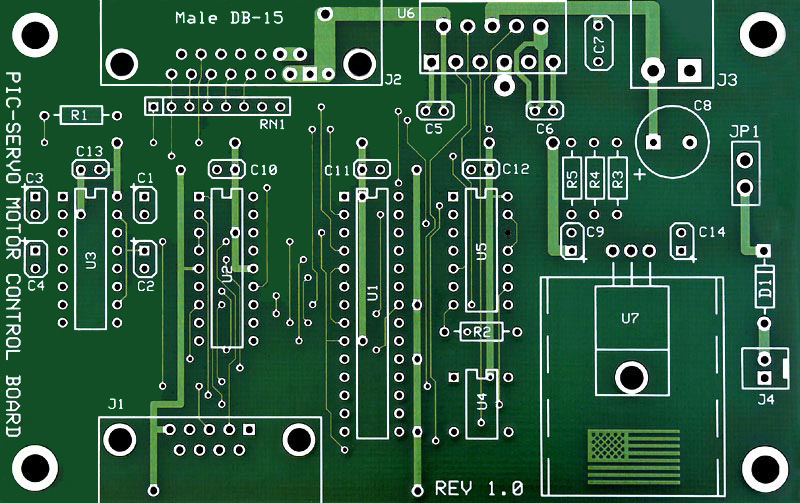
%> input picture lab4/PCB.jpg, 800 x 503 px; the run also reads 1 picture not shown here
$ octave lab4_6110450103.m   (GNU Octave 9; MATLAB toolbox functions it lacks are replaced by stand-ins)
%> lines starting %> are read from the running program, lines starting %| are printed output that depends on the picture; in (x1, y1, x2, y2) boxes, pixels count from 0 and x2, y2 are one past the last pixel; in counts of white or black regions, pixels touching at a corner belong together; the program's own positions count from 1
im1 = imread('PCB.jpg') ;
%> im1 is the input picture: size 503x800x3 uint8; mean R, G, B 47, 92.9, 65.7
im2 = imread('PCB_bonus.jpg');
im3 = imread('PCB_template.bmp');
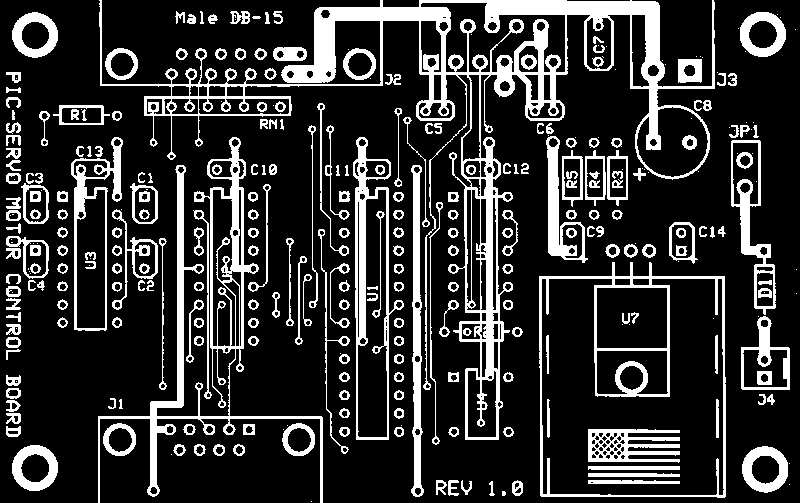
%> input picture lab4/PCB_template.bmp, 800 x 503 px
%> im3: size 503x800 logical; 19.8% white; 336 white regions (79 under 20 px), largest, box (x1, y1, x2, y2) and area: (99, 0, 715, 440) 23940, (98, 137, 323, 503) 7515, (539, 262, 726, 498) 4495
im1_2gray = rgb2gray(im1);
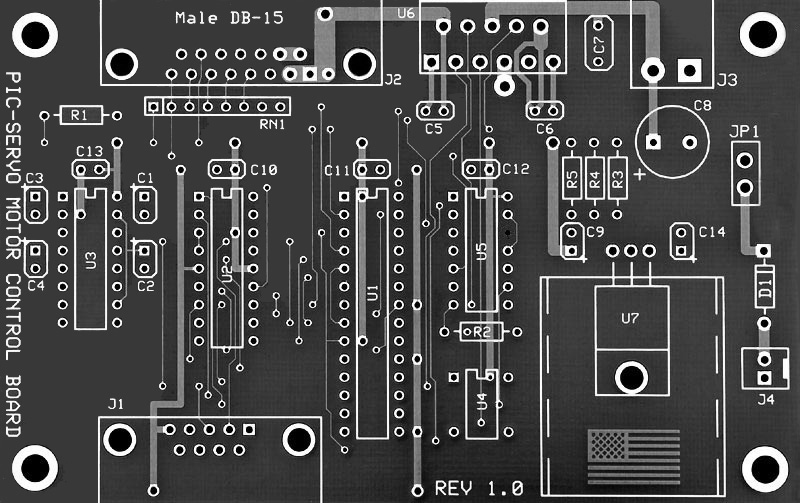
%> im1_2gray: size 503x800 uint8; min 0, max 255, mean 76
im2_2gray = rgb2gray(im2);
figure(3); imhist(im1_2gray);
%> after `imhist(im1_2gray)`:
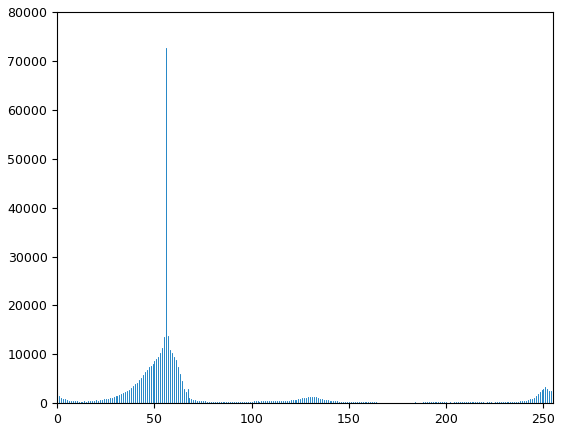
%> figure redrawn from the program's plot data; highest point at x = 56, y = 72603
BW_im1 = im2bw(im1_2gray,0.25);
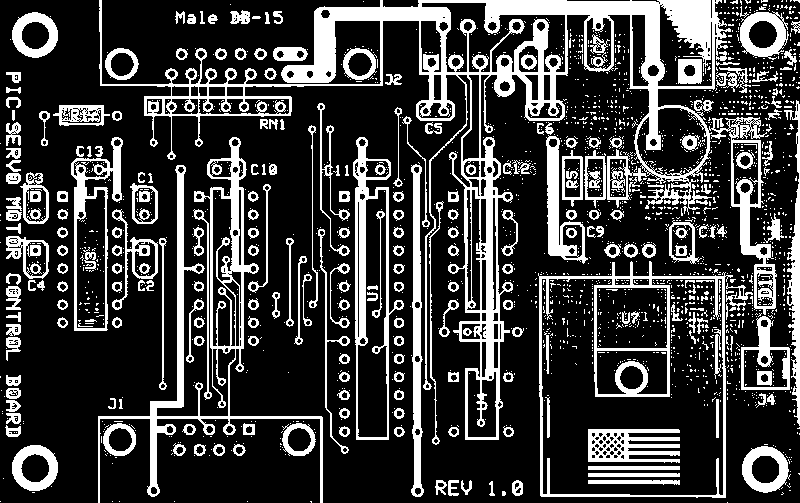
%> BW_im1: size 503x800 logical; 24.2% white; 2148 white regions (1890 under 20 px), largest, box (x1, y1, x2, y2) and area: (99, 0, 777, 440) 31814, (98, 137, 323, 503) 7855, (538, 261, 733, 498) 4760
% figure(3); imshow(BW_im1);
output1 = im3 - BW_im1;
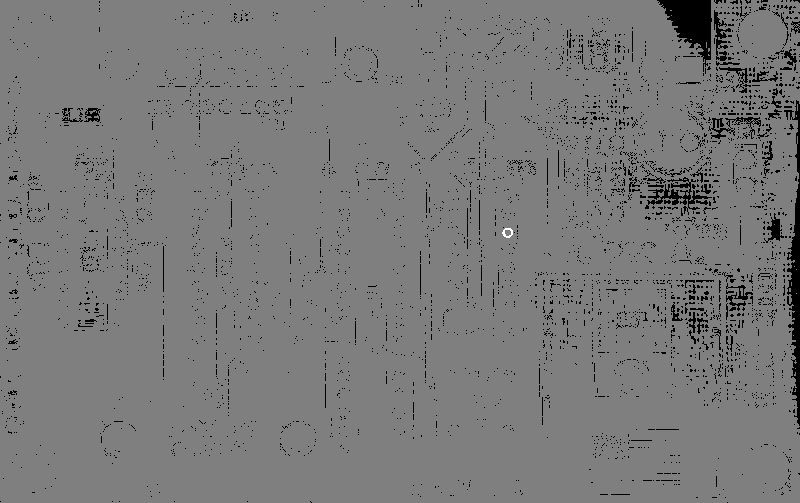
%> output1: size 503x800 double; min -1, max 1, mean -0.0444; drawn with min black and max white
figure(1); imshow(output1);
%> after `imshow(output1)`:
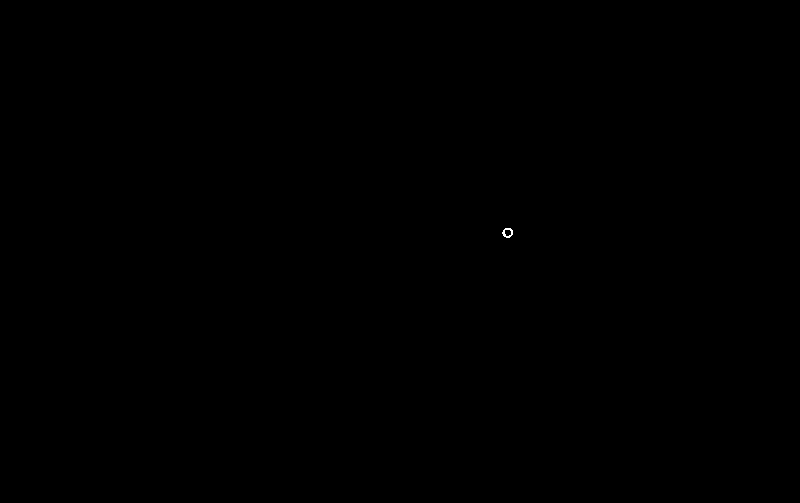
%> displayed picture: size 503x800, on the screen's scale of 0 to 255; 0.01% white in thin lines or dots, all inside (x1, y1, x2, y2) = (502, 228, 513, 238)
BW_im2 = im2bw(im2_2gray,0.25);
%> BW_im2: size 503x800 logical; 24.2% white; 2147 white regions (1886 under 20 px), largest, box (x1, y1, x2, y2) and area: (99, 0, 777, 440) 31629, (98, 137, 323, 503) 7855, (538, 261, 733, 498) 4760
% figure(4); imshow(BW_im2);
output2 = im3 - BW_im2;
figure(2); imshow(output2);
imwrite(output1,'PCB_output.jpg');
imwrite(output2,'PCB_bonus_output.jpg');
